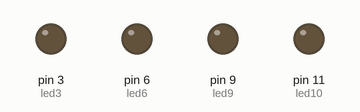
Simulated run of this sketch. Board: Arduino Uno, built with avr-gcc and run on an emulated ATmega328P. Parts: output pins drawn as LEDs (lit = HIGH).

Above: at 0.15 s.
At 4.96 s:
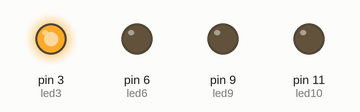
At 11.57 s:
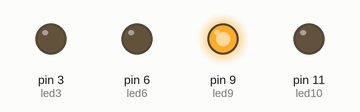
At 17.89 s:
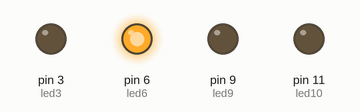
At 39.84 s:
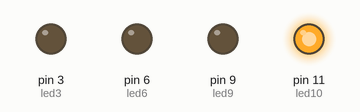
Timing chart, 0 to 40.0 s (numbered marks = the images above):
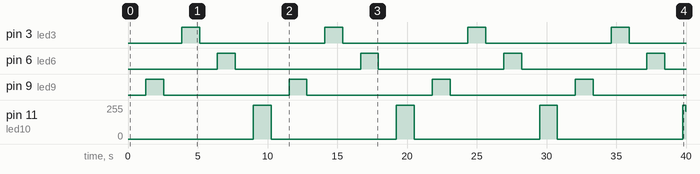

The sketch:

fading_9.ino
```cpp
int led9 = 9;
int led3 = 3;
int led6 = 6;
int led10 = 11;
void setup() {
 pinMode(led9,OUTPUT);pinMode(led3,OUTPUT);pinMode(led6,OUTPUT);

}

void loop() {
for (int j9 = 0 ; j9<=255 ; j9++){
  analogWrite(led9,j9);
  delay(5);
}
for (int f9 = 255 ; f9>=0 ; f9--){
  analogWrite(led9,f9);
  delay(5);
}
for (int a3 = 0 ; a3<=255 ; a3++){
  analogWrite(led3,a3);
  delay(5);
  }
for (int b3 = 255 ; b3>=0 ; b3--){
  analogWrite(led3,b3);
  delay(5);
}
for (int c6 = 0; c6<=255; c6++){
  analogWrite(led6,c6);
  delay(5);
}
for (int d6 =255; d6>=0; d6--){
  analogWrite(led6,d6);
  delay(5);
}
for (int x10 = 0; x10<=255; x10++){
  analogWrite(led10,x10);
  delay(5);
}
for (int y10 = 255; y10>=0; y10--){
  analogWrite(led10,y10);
  delay(5);
}

}
```

Measured:
- by itself, pin 3 (led3), pin 6 (led6), pin 9 (led9): alternates HIGH for 1.3 s and LOW for 9.0 s
- by itself, pin 11 (led10): 0/255 → 255/255 at 9.0 s, → 0/255 1.3 s later, → 255/255 9.0 s later, → 0/255 1.3 s later, … (8 changes in this stretch)
